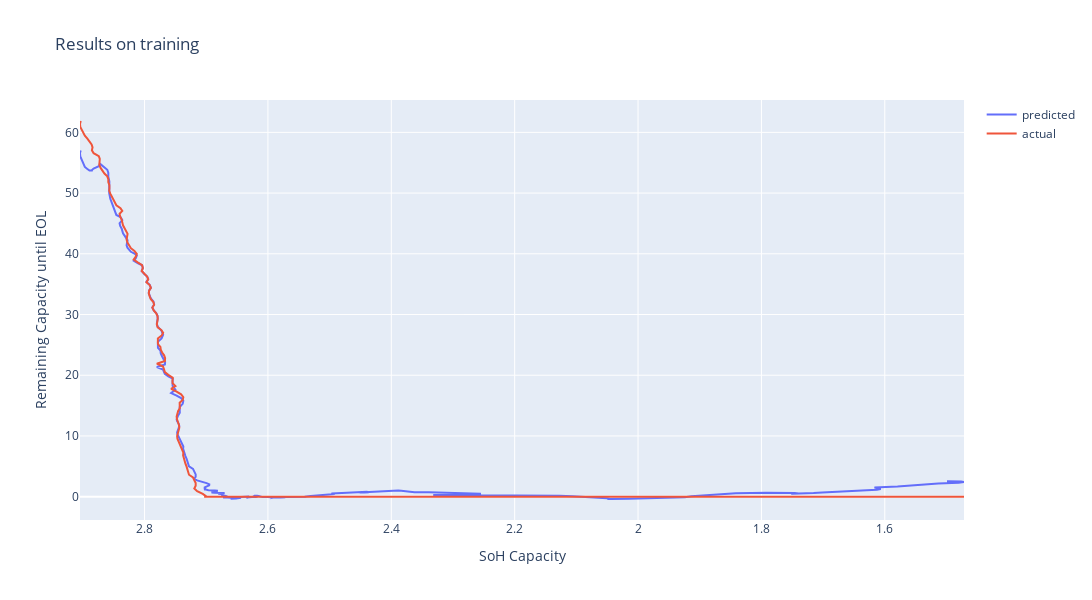
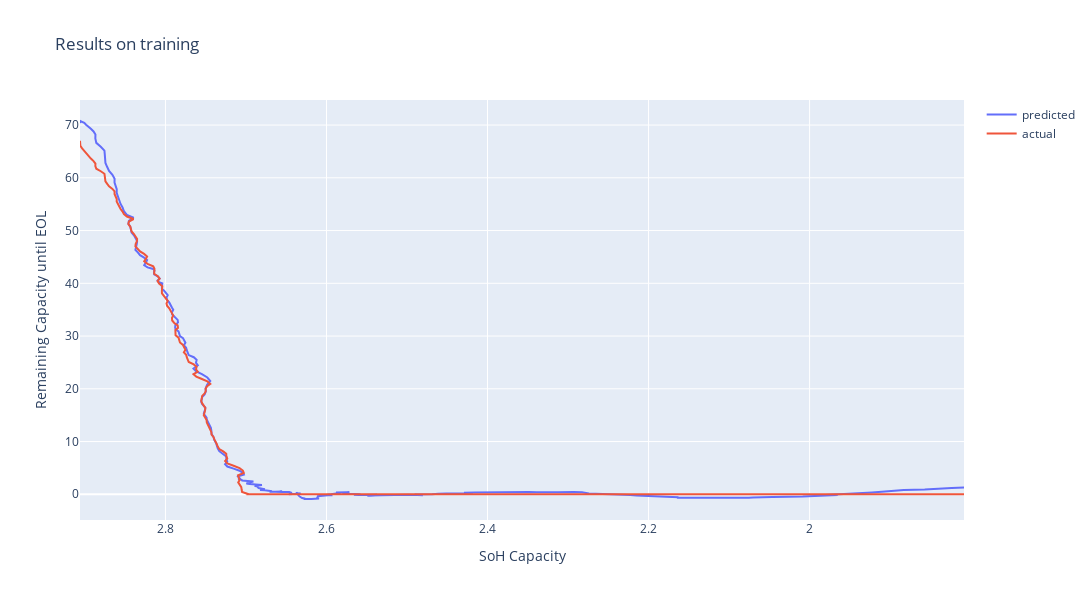
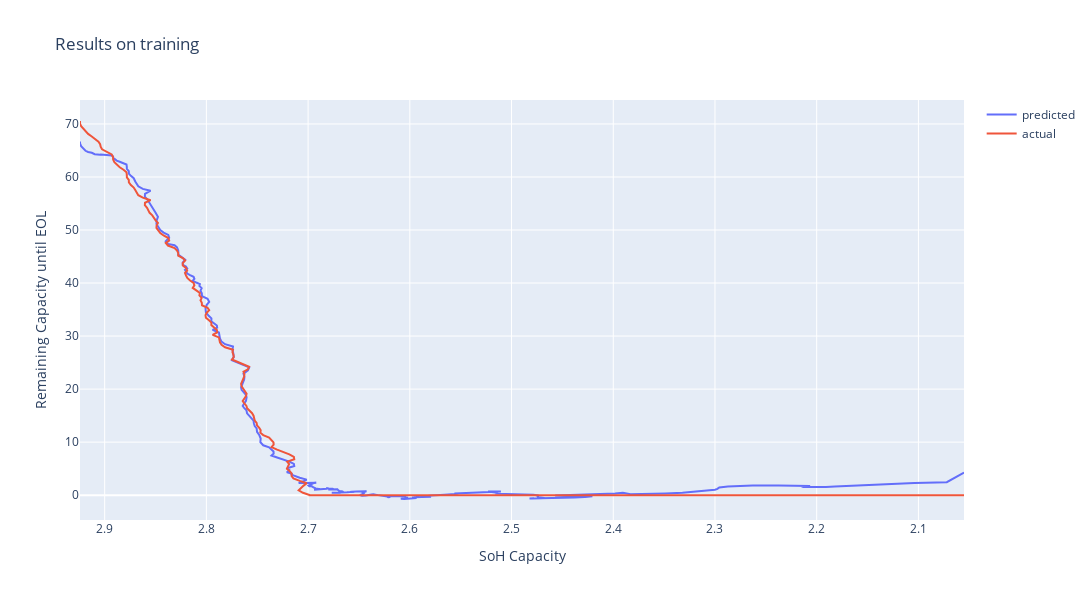
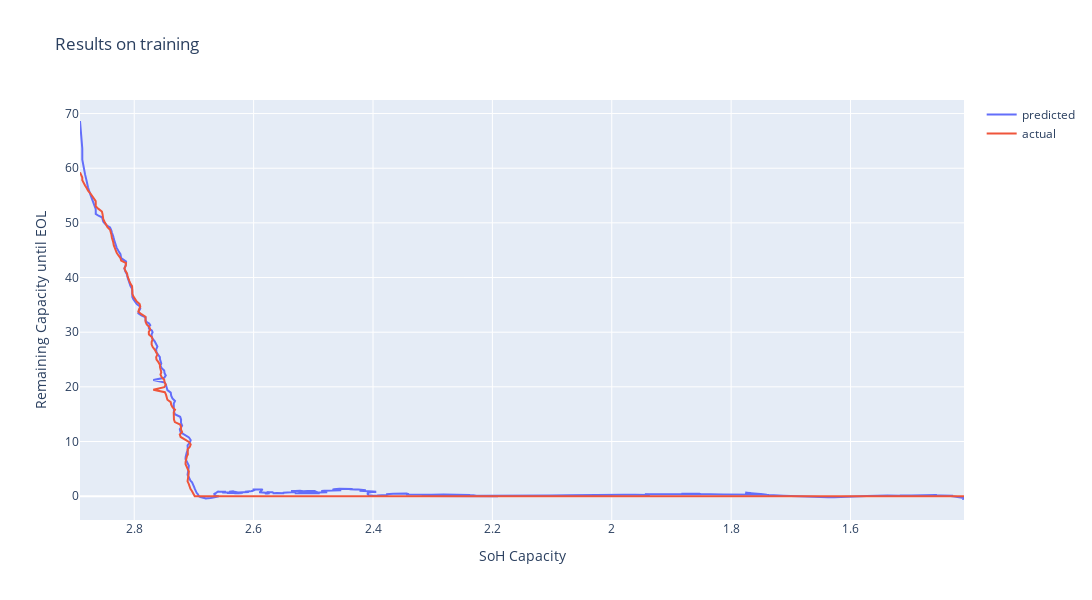

The cell these charts' notebook holds for them, in order:
### Code cell
a = 0
for b in train_battery_range:
    fig = go.Figure()
    fig.add_trace(go.Scatter(x=train_y_soh[a:b], y=train_predictions[a:b,0],
                        mode='lines', name='predicted'))
    fig.add_trace(go.Scatter(x=train_y_soh[a:b], y=train_y[a:b],
                        mode='lines', name='actual'))
    fig.update_layout(title='Results on training',
                    xaxis_title='SoH Capacity',
                    yaxis_title='Remaining Ah until EOL',
                    xaxis={'autorange':'reversed'},
                    width=1400,
                    height=600)
    fig.show()
    a = b

### Figure 1 — Plotly figure (JSON) as saved in the notebook; plotly's stock layout.template omitted (floating-point values rounded to 4 significant figures; data arrays with more than 128 entries replaced by an {"elided": "..."} marker saying what was removed)
{"data": [{"mode": "lines", "name": "predicted", "type": "scatter", "x": {"elided": "338 float values"}, "y": {"elided": "338 float values"}}, {"mode": "lines", "name": "actual", "type": "scatter", "x": {"elided": "338 float values"}, "y": {"elided": "338 float values"}}], "layout": {"height": 600, "title": {"text": "Results on training"}, "width": 1400, "xaxis": {"autorange": "reversed", "title": {"text": "SoH Capacity"}}, "yaxis": {"title": {"text": "Remaining Capacity until EOL"}}}}

### Figure 2 — Plotly figure (JSON) as saved in the notebook; plotly's stock layout.template omitted (floating-point values rounded to 4 significant figures; data arrays with more than 128 entries replaced by an {"elided": "..."} marker saying what was removed)
{"data": [{"mode": "lines", "name": "predicted", "type": "scatter", "x": {"elided": "353 float values"}, "y": {"elided": "353 float values"}}, {"mode": "lines", "name": "actual", "type": "scatter", "x": {"elided": "353 float values"}, "y": {"elided": "353 float values"}}], "layout": {"height": 600, "title": {"text": "Results on training"}, "width": 1400, "xaxis": {"autorange": "reversed", "title": {"text": "SoH Capacity"}}, "yaxis": {"title": {"text": "Remaining Capacity until EOL"}}}}

### Figure 3 — Plotly figure (JSON) as saved in the notebook; plotly's stock layout.template omitted (floating-point values rounded to 4 significant figures; data arrays with more than 128 entries replaced by an {"elided": "..."} marker saying what was removed)
{"data": [{"mode": "lines", "name": "predicted", "type": "scatter", "x": {"elided": "318 float values"}, "y": {"elided": "318 float values"}}, {"mode": "lines", "name": "actual", "type": "scatter", "x": {"elided": "318 float values"}, "y": {"elided": "318 float values"}}], "layout": {"height": 600, "title": {"text": "Results on training"}, "width": 1400, "xaxis": {"autorange": "reversed", "title": {"text": "SoH Capacity"}}, "yaxis": {"title": {"text": "Remaining Capacity until EOL"}}}}

### Figure 4 — Plotly figure (JSON) as saved in the notebook; plotly's stock layout.template omitted (floating-point values rounded to 4 significant figures; data arrays with more than 128 entries replaced by an {"elided": "..."} marker saying what was removed)
{"data": [{"mode": "lines", "name": "predicted", "type": "scatter", "x": {"elided": "484 float values"}, "y": {"elided": "484 float values"}}, {"mode": "lines", "name": "actual", "type": "scatter", "x": {"elided": "484 float values"}, "y": {"elided": "484 float values"}}], "layout": {"height": 600, "title": {"text": "Results on training"}, "width": 1400, "xaxis": {"autorange": "reversed", "title": {"text": "SoH Capacity"}}, "yaxis": {"title": {"text": "Remaining Capacity until EOL"}}}}
